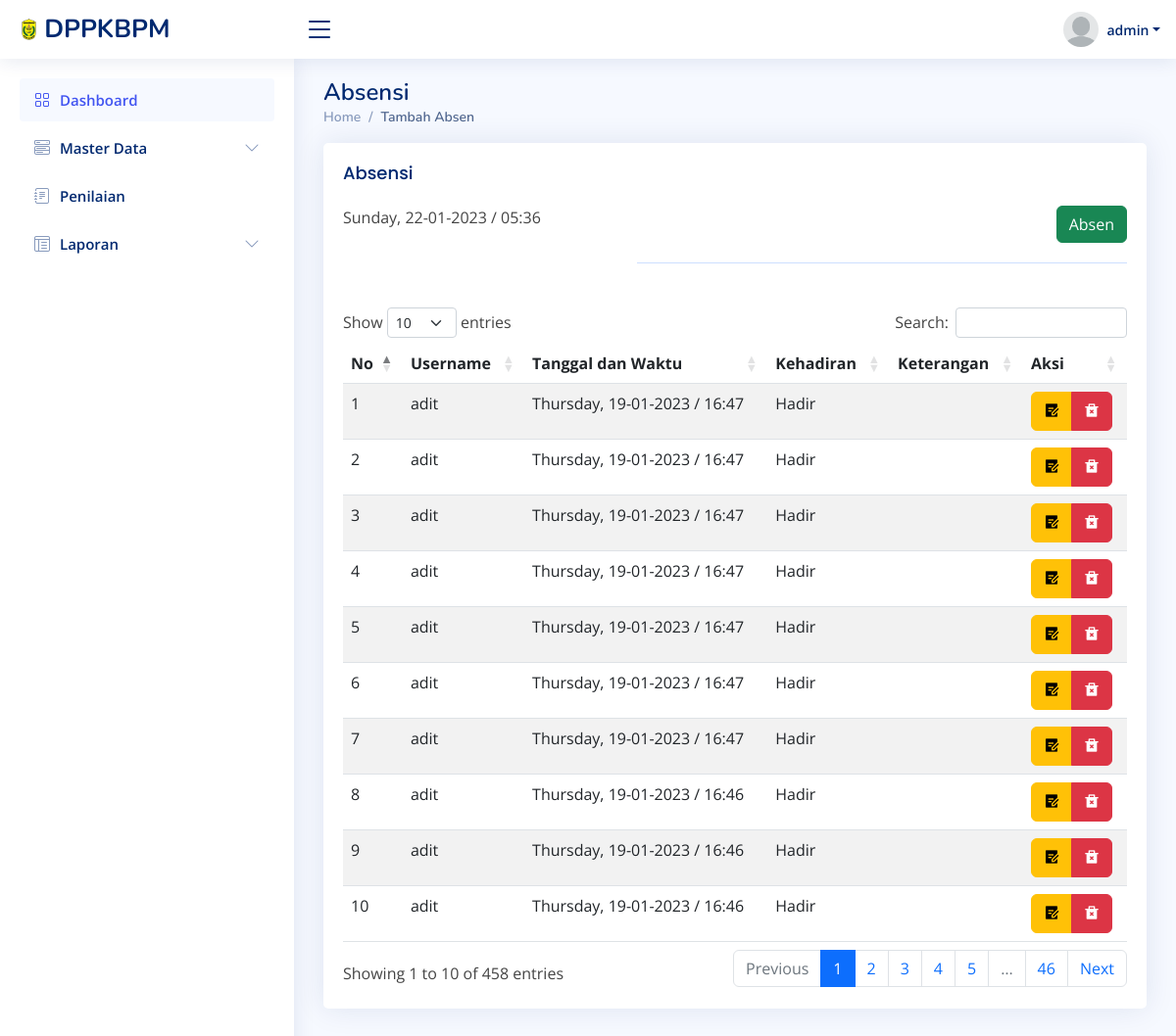
Page /absensi/data_absensi.php (signed in) on the committed database.
### tables this page shows
CREATE TABLE `tb_absen` (
  `id_absen` int(11) NOT NULL,
  `usn` varchar(30) NOT NULL,
  `tanggal` varchar(100) NOT NULL,
  `kehadiran` enum('Hadir','Izin','Sakit') NOT NULL,
  `keterangan` text NOT NULL
);

### absensi/data_absensi.php (the view, shortened to what this page needs)
<?php
include '../utilities/sidebar.php';
include '../koneksi/koneksi.php';
    $username = $_SESSION['username'];
    $status = $_SESSION['status'];
?>
<div class="pagetitle">
  <h1>Absensi</h1>
  <nav>
    <ol class="breadcrumb">
      <li class="breadcrumb-item"><a href="../utilities/dashboard.php">Home</a></li>
      <li class="breadcrumb-item active">Tambah Absen</li>
    </ol>
  </nav>
</div>
<section class="section">
<div class="card">
            <div class="card-body">
                <h5 class="card-title">Absensi</h5>
                <div style="display:flex; justify-content:space-between; margin-right: 35
                x; margin-bottom: 20px;">
                    <?php
    echo date('l, d-m-Y / H:i');
                    ?>
                    <a class="btn btn-success" href="tambah_absensi.php">Absen</a>
                </div>
                <table class="table table-striped" id="idcuy">
                <thead>
                    <tr class="">
                        <th>No</th>
                        <?php if ($status == "admin") {
                            echo "<th>Username</th>";} ?>
                        <th>Tanggal dan Waktu</th>
                        <th>Kehadiran</th>
                        <th>Keterangan</th>
                        <?php if ($status == "admin") {
                            echo "<th>Aksi</th>";} ?>
                    </tr>
                </thead>
            <tbody>
<?php
    if(isset($_GET['user_id'])) {
        $username = $_SESSION['username'];
        $usn = trim($_GET['usn']);
        $tanggal = trim($_GET['tanggal']);
        $kehadiran = trim($_GET['kehadiran']);
        $keterangan = trim($_GET['keterangan']);
    } else if ($status != 'user' ) {
        $query = mysqli_query($konek, "SELECT * FROM tb_absen ORDER BY tanggal DESC");
    } else {
        $query = mysqli_query($konek, "SELECT * FROM tb_absen WHERE usn = '$username' ORDER BY tanggal DESC");
    }
        $no = 0;
    while ($row = mysqli_fetch_array($query)) {
        $no++;
            echo "<tr>
                <td>$no</td>";
                if ($status == "admin"){
                    echo "<td>$row[usn]</td>";
                }
            echo"<td>$row[tanggal]</td>
                <td>$row[kehadiran]</td>
                <td>$row[keterangan]</td>";
            if($status == "admin"){
                echo"<td><div class='btn-row'>
                <div class='btn-group'>
                    <a href='edit_absensi.php?id=$row[0]' class='btn btn-warning'><i class='ri ri-draft-fill'></i></a>
                    <a href='hapus_absensi.php?id=$row[0]' onclick='return confirm(\" Hapus Data ini?\");' class='btn btn-danger'><i class='ri ri-delete-bin-2-fill'></i></a>
                    </div>
                </div>";
            }
            echo"</td>
        </tr>";
    }
                    ?>
                </tbody>
            </div>
        </div>
    </section>
<?php
include '../utilities/footer.php';
?>

### assets/css/style.css (style rules this page uses)
:root { scroll-behavior: smooth; }
body { font-family: "Open Sans", sans-serif; background: #f6f9ff; color: #444444; }
a { color: #4154f1; text-decoration: none; }
h1, h2, h3, h4, h5, h6 { font-family: "Nunito", sans-serif; }
.pagetitle { margin-bottom: 10px; }
.pagetitle h1 { font-size: 24px; margin-bottom: 0; font-weight: 600; color: #012970; }
.card { margin-bottom: 30px; border: none; border-radius: 5px; box-shadow: 0px 0 30px rgba(1, 41, 112, 0.1); }
.card-title { padding: 20px 0 15px 0; font-size: 18px; font-weight: 500; color: #012970; font-family: "Poppins", sans-serif; }
.card-body { padding: 0 20px 20px 20px; }
.breadcrumb { font-size: 14px; font-family: "Nunito", sans-serif; color: #899bbd; font-weight: 600; }
.breadcrumb a { color: #899bbd; transition: 0.3s; }
.breadcrumb .breadcrumb-item::before { color: #899bbd; }
.breadcrumb .active { color: #51678f; font-weight: 600; }

### rows in the picture
tb_absen: usn "adit", tanggal "Thursday, 19-01-2023 / 16:47", kehadiran "Hadir"
tb_absen: usn "adit", tanggal "Thursday, 19-01-2023 / 16:47", kehadiran "Hadir"
tb_absen: usn "adit", tanggal "Thursday, 19-01-2023 / 16:47", kehadiran "Hadir"
tb_absen: usn "adit", tanggal "Thursday, 19-01-2023 / 16:47", kehadiran "Hadir"
tb_absen: usn "adit", tanggal "Thursday, 19-01-2023 / 16:47", kehadiran "Hadir"
tb_absen: usn "adit", tanggal "Thursday, 19-01-2023 / 16:47", kehadiran "Hadir"
tb_absen: usn "adit", tanggal "Thursday, 19-01-2023 / 16:47", kehadiran "Hadir"
tb_absen: usn "adit", tanggal "Thursday, 19-01-2023 / 16:46", kehadiran "Hadir"
tb_absen: usn "adit", tanggal "Thursday, 19-01-2023 / 16:46", kehadiran "Hadir"
tb_absen: usn "adit", tanggal "Thursday, 19-01-2023 / 16:46", kehadiran "Hadir"

### other values in the picture
$_SESSION['username'] "admin"
